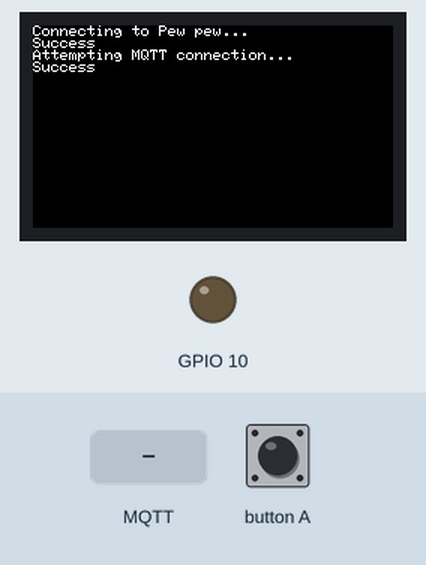
Recording of a sketch running on a simulated ESP32. Parts: 240×135 colour display, output pins drawn as LEDs (lit = HIGH). The test bench sets the inputs (shaded band). WiFi joins after 1.5 s; servers stay silent unless stated; random numbers use the default seed unless the sketch sets one; no MQTT or app messages arrive unless stated.

Above: at 2.8 s.
2.9 s: MQTT message "A" arrives on the first subscribed topic
At 4.1 s:
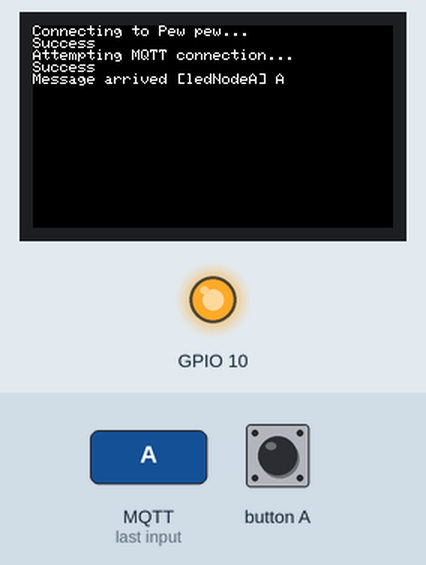
4.4 s: button A pressed for 0.15 s
At 5.3 s:
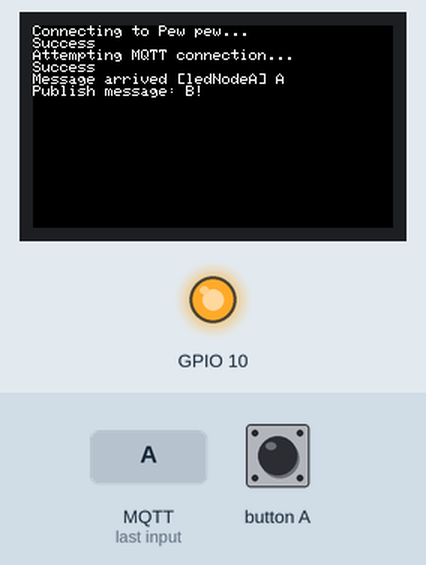
6.0 s: MQTT message "on" arrives on the first subscribed topic
At 6.5 s:
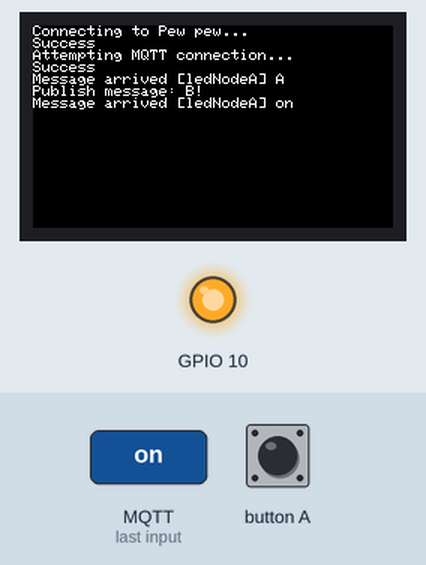
7.5 s: MQTT message "off" arrives on the first subscribed topic
At 8.7 s:
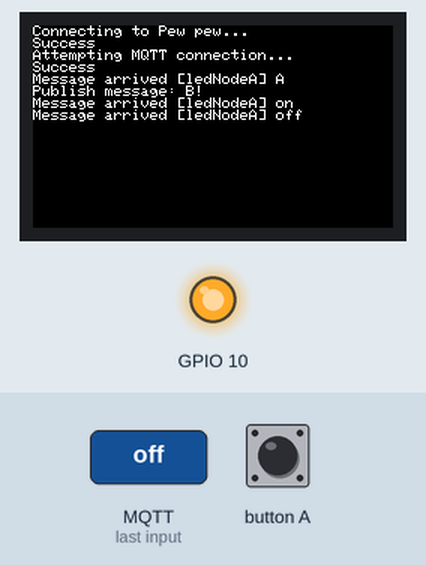
9.0 s: button A pressed for 1 s
At 10.0 s:
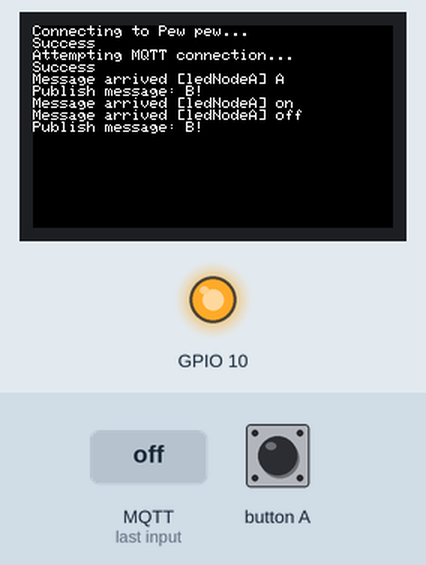
11.5 s: MQTT message "A" arrives on the first subscribed topic
At 11.9 s:
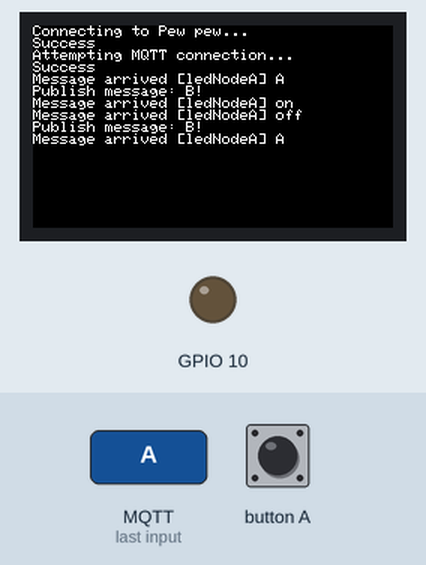
Timing chart, 0 to 14.0 s (numbered marks = the images above; inputs shaded):
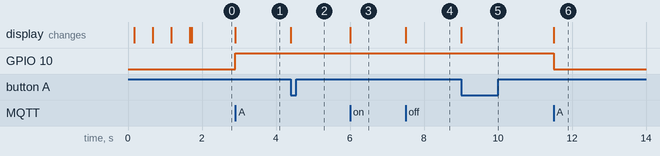

The sketch:

Lab4-mqtt.ino
```cpp
// (licence header left out)
#include "M5StickCPlus.h"
#include <WiFi.h>
#include <PubSubClient.h>

WiFiClient espClient;
PubSubClient client(espClient);

// Configure the name and password of the connected wifi and your MQTT Serve
// host.
const char* ssid = "Pew pew";
const char* password = "pewpew123";
const char* mqtt_server = "192.168.43.132";

unsigned long lastMsg = 0;
#define MSG_BUFFER_SIZE (50)
char msg[MSG_BUFFER_SIZE];
int value = 0;
int toggleLED = 0;

void setupWifi();
void callback(char* topic, byte* payload, unsigned int length);
void reConnect();

void setup() {
  M5.begin();
  M5.Lcd.setRotation(3);
  pinMode(M5_LED, OUTPUT);
  digitalWrite(M5_LED, toggleLED);
  setupWifi();
  client.setServer(mqtt_server, 1883);  // Sets the server details.
  client.setCallback(callback);         // Sets the message callback function.
}

void loop() {
  if (!client.connected()) {
    reConnect();
  }
  client.loop();  // This function is called periodically to allow clients to
                  // process incoming messages and maintain connections to the
                  // server.

  unsigned long now = millis();  // Obtain the host startup duration.
  if (digitalRead(M5_BUTTON_HOME) == LOW) {
    if (now - lastMsg > 2000) {
      lastMsg = now;
      ++value;
      // snprintf(msg, MSG_BUFFER_SIZE, "hello world #%ld", value);  // Format to the specified string and store it in MSG.
      snprintf(msg, MSG_BUFFER_SIZE, "B!");
      //digitalWrite(M5_LED, LOW);
      M5.Lcd.print("Publish message: ");
      M5.Lcd.println(msg);
      client.publish("ledNodeB", msg);  // Publishes a message to the specified
                                        // topic.
      if (value % 7 == 0) {
        M5.Lcd.fillScreen(BLACK);
        M5.Lcd.setCursor(0, 0);
      }
    }
  }
}

void setupWifi() {
  delay(10);
  M5.Lcd.printf("Connecting to %s", ssid);
  WiFi.mode(WIFI_STA);         // Set the mode to WiFi station mode.
  WiFi.begin(ssid, password);  // Start Wifi connection.

  while (WiFi.status() != WL_CONNECTED) {
    delay(500);
    M5.Lcd.print(".");
  }
  M5.Lcd.printf("\nSuccess\n");
}

void callback(char* topic, byte* payload, unsigned int length) {
  M5.Lcd.print("Message arrived [");
  M5.Lcd.print(topic);
  M5.Lcd.print("] ");
  for (int i = 0; i < length; i++) {
    M5.Lcd.print((char)payload[i]);
  }
  M5.Lcd.println();
  // if ((char)payload[0] == 'A!') {
  //   Serial.println('I AM AT THE LED STATE');

  //   digitalWrite(M5_LED, toggleLED);
  // }
  if ((char)payload[0] == 'A') {
    if (toggleLED == 0) {
      toggleLED = 1;
    } else {
      toggleLED = 0;
    }
  }

  digitalWrite(M5_LED, toggleLED);
}

void reConnect() {
  while (!client.connected()) {
    M5.Lcd.print("Attempting MQTT connection...");
    // Create a random client ID.
    String clientId = "M5Stack-";
    clientId += String(random(0xffff), HEX);
    // Attempt to connect.
    if (client.connect(clientId.c_str())) {
      M5.Lcd.printf("\nSuccess\n");
      // Once connected, publish an announcement to the topic.

      client.publish("csc2006yay", "Hello, I am Node A. LED ON!!!");
      // ... and resubscribe.
      client.subscribe("ledNodeA");
    } else {
      M5.Lcd.print("failed, rc=");
      M5.Lcd.print(client.state());
      M5.Lcd.println("try again in 5 seconds");
      delay(5000);
    }
  }
}
```

Measured:
- after the input at 2.9 s, GPIO 10: LOW → HIGH at once; the display: changes at once (image 1)
- after the input at 4.4 s, the display: changes at once (image 2)
- after the input at 6.0 s, the display: changes at once (image 3)
- after the input at 7.5 s, the display: changes at once (image 4)
- after the input at 9.0 s, the display: changes at once (image 5)
- after the input at 11.5 s, GPIO 10: HIGH → LOW at once; the display: changes at once (image 6)
